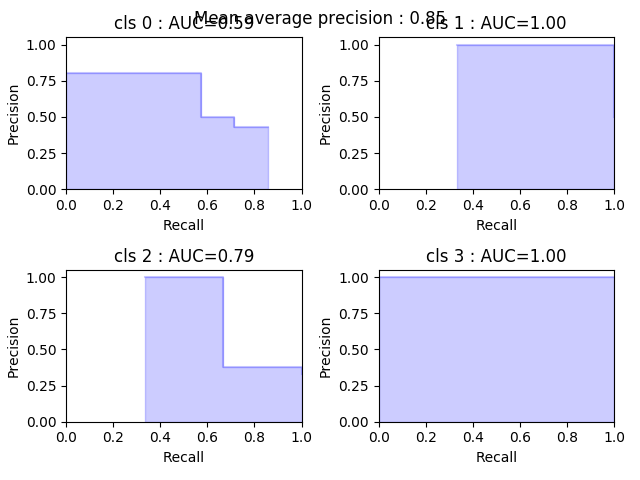
#> input picture mean_average_precision/pr_curve_example.png, 640 x 480 px
$ python -i data_aug.py   (imports and definitions only)
#> lines starting #> are read from the running program, lines starting #| are printed output that depends on the picture; after the words box and inside, x2 and y2 are one past the last pixel; in counts of white or black regions, pixels touching at a corner belong together
import random
import numpy as np
import cv2
import matplotlib.pyplot as plt
import sys
import os
from .bbox_util import *

lib_path = os.path.join(os.path.realpath("."), "data_aug")
sys.path.append(lib_path)


class RandomHorizontalFlip(object):

    """Randomly horizontally flips the Image with the probability *p*

    Parameters
    ----------
    p: float
        The probability with which the image is flipped


    Returns
    -------

    numpy.ndaaray
        Flipped image in the numpy format of shape `HxWxC`

    numpy.ndarray
        Tranformed bounding box co-ordinates of the format `n x 4` where n is
        number of bounding boxes and 4 represents `x1,y1,x2,y2` of the box

    """

    def __init__(self, p=0.5):
        self.p = p

    # [13 lines left out: function __call__, not called in this run]


class HorizontalFlip(object):

    """Randomly horizontally flips the Image with the probability *p*

    Parameters
    ----------
    p: float
        The probability with which the image is flipped


    Returns
    -------

    numpy.ndaaray
        Flipped image in the numpy format of shape `HxWxC`

    numpy.ndarray
        Tranformed bounding box co-ordinates of the format `n x 4` where n is
        number of bounding boxes and 4 represents `x1,y1,x2,y2` of the box

    """

    def __init__(self):
        pass

    # [13 lines left out: function __call__, not called in this run]


class RandomScale(object):
    """Randomly scales an image


    Bounding boxes which have an area of less than 25% in the remaining in the
    transformed image is dropped. The resolution is maintained, and the remaining
    area if any is filled by black color.

    Parameters
    ----------
    scale: float or tuple(float)
        if **float**, the image is scaled by a factor drawn
        randomly from a range (1 - `scale` , 1 + `scale`). If **tuple**,
        the `scale` is drawn randomly from values specified by the
        tuple

    Returns
    -------

    numpy.ndaaray
        Scaled image in the numpy format of shape `HxWxC`

    numpy.ndarray
        Tranformed bounding box co-ordinates of the format `n x 4` where n is
        number of bounding boxes and 4 represents `x1,y1,x2,y2` of the box

    """

    # [54 lines left out: functions __init__, __call__, not called in this run]


class Scale(object):
    """Scales the image

    Bounding boxes which have an area of less than 25% in the remaining in the
    transformed image is dropped. The resolution is maintained, and the remaining
    area if any is filled by black color.


    Parameters
    ----------
    scale_x: float
        The factor by which the image is scaled horizontally

    scale_y: float
        The factor by which the image is scaled vertically

    Returns
    -------

    numpy.ndaaray
        Scaled image in the numpy format of shape `HxWxC`

    numpy.ndarray
        Tranformed bounding box co-ordinates of the format `n x 4` where n is
        number of bounding boxes and 4 represents `x1,y1,x2,y2` of the box

    """

    def __init__(self, scale_x = 0.2, scale_y = 0.2):
        self.scale_x = scale_x
        self.scale_y = scale_y


    # [30 lines left out: function __call__, not called in this run]


class RandomTranslate(object):
    """Randomly Translates the image


    Bounding boxes which have an area of less than 25% in the remaining in the
    transformed image is dropped. The resolution is maintained, and the remaining
    area if any is filled by black color.

    Parameters
    ----------
    translate: float or tuple(float)
        if **float**, the image is translated by a factor drawn
        randomly from a range (1 - `translate` , 1 + `translate`). If **tuple**,
        `translate` is drawn randomly from values specified by the
        tuple

    Returns
    -------

    numpy.ndaaray
        Translated image in the numpy format of shape `HxWxC`

    numpy.ndarray
        Tranformed bounding box co-ordinates of the format `n x 4` where n is
        number of bounding boxes and 4 represents `x1,y1,x2,y2` of the box

    """

    # [57 lines left out: functions __init__, __call__, not called in this run]


class Translate(object):
    """Randomly Translates the image


    Bounding boxes which have an area of less than 25% in the remaining in the
    transformed image is dropped. The resolution is maintained, and the remaining
    area if any is filled by black color.

    Parameters
    ----------
    translate: float or tuple(float)
        if **float**, the image is translated by a factor drawn
        randomly from a range (1 - `translate` , 1 + `translate`). If **tuple**,
        `translate` is drawn randomly from values specified by the
        tuple

    Returns
    -------

    numpy.ndaaray
        Translated image in the numpy format of shape `HxWxC`

    numpy.ndarray
        Tranformed bounding box co-ordinates of the format `n x 4` where n is
        number of bounding boxes and 4 represents `x1,y1,x2,y2` of the box

    """

    # [48 lines left out: functions __init__, __call__, not called in this run]


class RandomRotate(object):
    """Randomly rotates an image


    Bounding boxes which have an area of less than 25% in the remaining in the
    transformed image is dropped. The resolution is maintained, and the remaining
    area if any is filled by black color.

    Parameters
    ----------
    angle: float or tuple(float)
        if **float**, the image is rotated by a factor drawn
        randomly from a range (-`angle`, `angle`). If **tuple**,
        the `angle` is drawn randomly from values specified by the
        tuple

    Returns
    -------

    numpy.ndaaray
        Rotated image in the numpy format of shape `HxWxC`

    numpy.ndarray
        Tranformed bounding box co-ordinates of the format `n x 4` where n is
        number of bounding boxes and 4 represents `x1,y1,x2,y2` of the box

    """

    # [41 lines left out: functions __init__, __call__, not called in this run]


class Rotate(object):
    """Rotates an image


    Bounding boxes which have an area of less than 25% in the remaining in the
    transformed image is dropped. The resolution is maintained, and the remaining
    area if any is filled by black color.

    Parameters
    ----------
    angle: float
        The angle by which the image is to be rotated


    Returns
    -------

    numpy.ndaaray
        Rotated image in the numpy format of shape `HxWxC`

    numpy.ndarray
        Tranformed bounding box co-ordinates of the format `n x 4` where n is
        number of bounding boxes and 4 represents `x1,y1,x2,y2` of the box

    """

    def __init__(self, angle):
        self.angle = angle


    # [45 lines left out: function __call__, not called in this run]


class RandomShear(object):
    """Randomly shears an image in horizontal direction


    Bounding boxes which have an area of less than 25% in the remaining in the
    transformed image is dropped. The resolution is maintained, and the remaining
    area if any is filled by black color.

    Parameters
    ----------
    shear_factor: float or tuple(float)
        if **float**, the image is sheared horizontally by a factor drawn
        randomly from a range (-`shear_factor`, `shear_factor`). If **tuple**,
        the `shear_factor` is drawn randomly from values specified by the
        tuple

    Returns
    -------

    numpy.ndaaray
        Sheared image in the numpy format of shape `HxWxC`

    numpy.ndarray
        Tranformed bounding box co-ordinates of the format `n x 4` where n is
        number of bounding boxes and 4 represents `x1,y1,x2,y2` of the box

    """

    # [39 lines left out: functions __init__, __call__, not called in this run]

class Shear(object):
    """Shears an image in horizontal direction


    Bounding boxes which have an area of less than 25% in the remaining in the
    transformed image is dropped. The resolution is maintained, and the remaining
    area if any is filled by black color.

    Parameters
    ----------
    shear_factor: float
        Factor by which the image is sheared in the x-direction

    Returns
    -------

    numpy.ndaaray
        Sheared image in the numpy format of shape `HxWxC`

    numpy.ndarray
        Tranformed bounding box co-ordinates of the format `n x 4` where n is
        number of bounding boxes and 4 represents `x1,y1,x2,y2` of the box

    """

    def __init__(self, shear_factor = 0.2):
        self.shear_factor = shear_factor


    # [21 lines left out: function __call__, not called in this run]

class Resize(object):
    """Resize the image in accordance to `image_letter_box` function in darknet

    The aspect ratio is maintained. The longer side is resized to the input
    size of the network, while the remaining space on the shorter side is filled
    with black color. **This should be the last transform**


    Parameters
    ----------
    inp_dim : tuple(int)
        tuple containing the size to which the image will be resized.

    Returns
    -------

    numpy.ndaaray
        Sheared image in the numpy format of shape `HxWxC`

    numpy.ndarray
        Resized bounding box co-ordinates of the format `n x 4` where n is
        number of bounding boxes and 4 represents `x1,y1,x2,y2` of the box

    """

    def __init__(self, inp_dim):
        self.inp_dim = inp_dim

    # [22 lines left out: function __call__, not called in this run]


class RandomHSV(object):
    """HSV Transform to vary hue saturation and brightness

    Hue has a range of 0-179
    Saturation and Brightness have a range of 0-255.
    Chose the amount you want to change thhe above quantities accordingly.


    Parameters
    ----------
    hue : None or int or tuple (int)
        If None, the hue of the image is left unchanged. If int,
        a random int is uniformly sampled from (-hue, hue) and added to the
        hue of the image. If tuple, the int is sampled from the range
        specified by the tuple.

    saturation : None or int or tuple(int)
        If None, the saturation of the image is left unchanged. If int,
        a random int is uniformly sampled from (-saturation, saturation)
        and added to the hue of the image. If tuple, the int is sampled
        from the range  specified by the tuple.

    brightness : None or int or tuple(int)
        If None, the brightness of the image is left unchanged. If int,
        a random int is uniformly sampled from (-brightness, brightness)
        and added to the hue of the image. If tuple, the int is sampled
        from the range  specified by the tuple.

    Returns
    -------

    numpy.ndaaray
        Transformed image in the numpy format of shape `HxWxC`

    numpy.ndarray
        Resized bounding box co-ordinates of the format `n x 4` where n is
        number of bounding boxes and 4 represents `x1,y1,x2,y2` of the box

    """

    def __init__(self, hue = 0.5, saturation = 0.5, brightness = 0.5):
        self.hgain=hue
        self.sgain=saturation
        self.vgain=brightness

    def augment_hsv(self,img, hgain=0.5, sgain=0.5, vgain=0.5):
#> called with hgain = 0.5, sgain = 0.5, vgain = 0.5
        r = np.random.uniform(-1, 1, 3) * [hgain, sgain, vgain] + 1  # random gains
        hue, sat, val = cv2.split(cv2.cvtColor(img, cv2.COLOR_RGB2HSV))
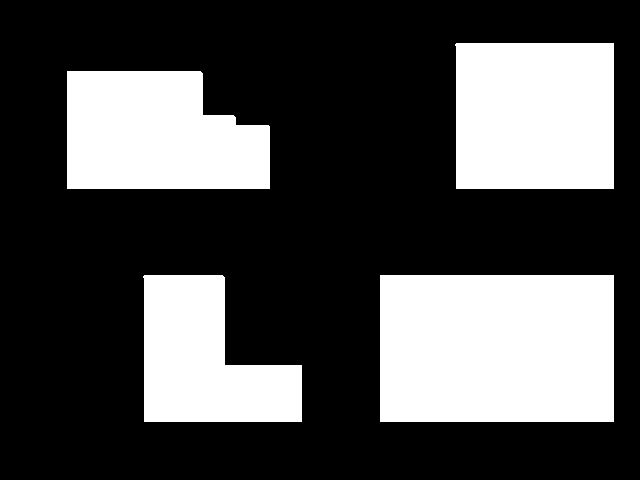
#> hue: shape (480, 640); values 0 (black) and 120 (white), 30.7% white; 4 white regions, box (x1, y1, x2, y2) and area: (380, 275, 614, 422) 34398, (455, 43, 614, 189) 23070, (67, 71, 270, 189) 20659, (143, 275, 302, 422) 16295
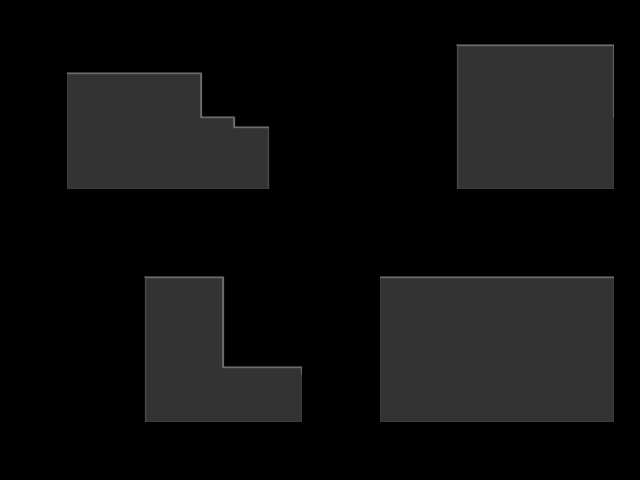
#> sat: shape (480, 640); min 0, max 117, mean 15.8
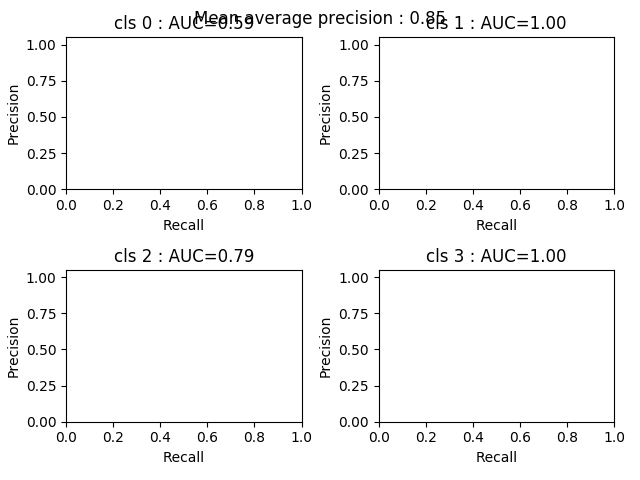
#> val: shape (480, 640); min 0, max 255, mean 246.3
        dtype = img.dtype  # uint8

        x = np.arange(0, 256, dtype=np.int16)
        lut_hue = ((x * r[0]) % 180).astype(dtype)
        lut_sat = np.clip(x * r[1], 0, 255).astype(dtype)
#> lut_sat = 256 values from 0 to 255
        lut_val = np.clip(x * r[2], 0, 255).astype(dtype)
#> lut_val = 256 values from 0 to 255

        img_hsv = cv2.merge((cv2.LUT(hue, lut_hue), cv2.LUT(sat, lut_sat), cv2.LUT(val, lut_val))).astype(dtype)
#> img_hsv: shape (480, 640, 3); mean H, S, V 38.4, 18.9, 246.9
        return cv2.cvtColor(img_hsv, cv2.COLOR_HSV2RGB, dst=img)  # no return needed

    # [5 lines left out: function __call__, not called in this run]

class Sequence(object):

    """Initialise Sequence object

    Apply a Sequence of transformations to the images/boxes.

    Parameters
    ----------
    augemnetations : list
        List containing Transformation Objects in Sequence they are to be
        applied

    probs : int or list
        If **int**, the probability with which each of the transformation will
        be applied. If **list**, the length must be equal to *augmentations*.
        Each element of this list is the probability with which each
        corresponding transformation is applied

    Returns
    -------

    Sequence
        Sequence Object

    """
    # [16 lines left out: functions __init__, __call__, not called in this run]

>>> import cv2
>>> picture = cv2.cvtColor(cv2.imread('../../mean_average_precision/pr_curve_example.png'), cv2.COLOR_BGR2RGB)
>>> result = RandomHSV().augment_hsv(picture)
